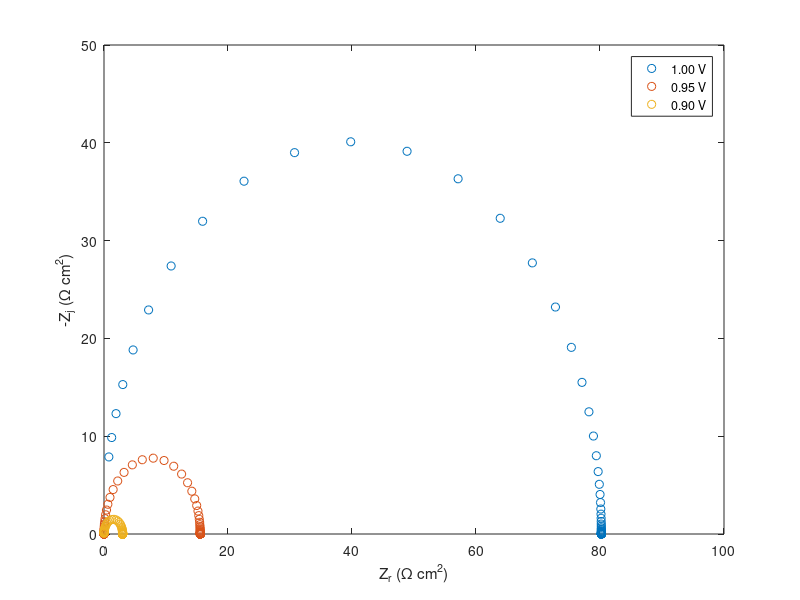
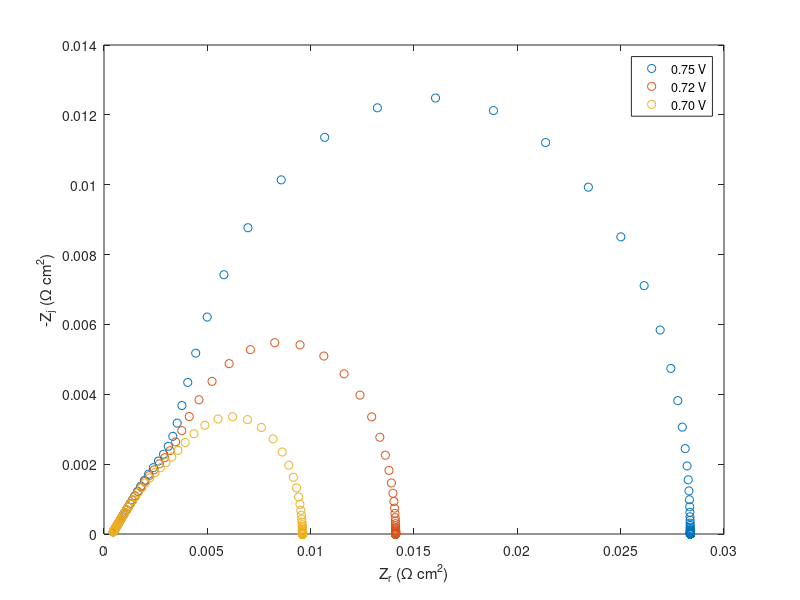
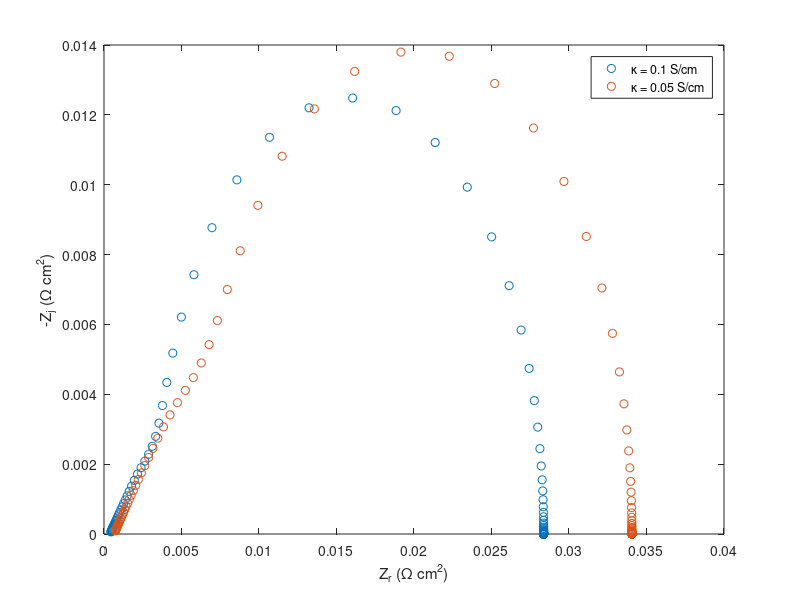
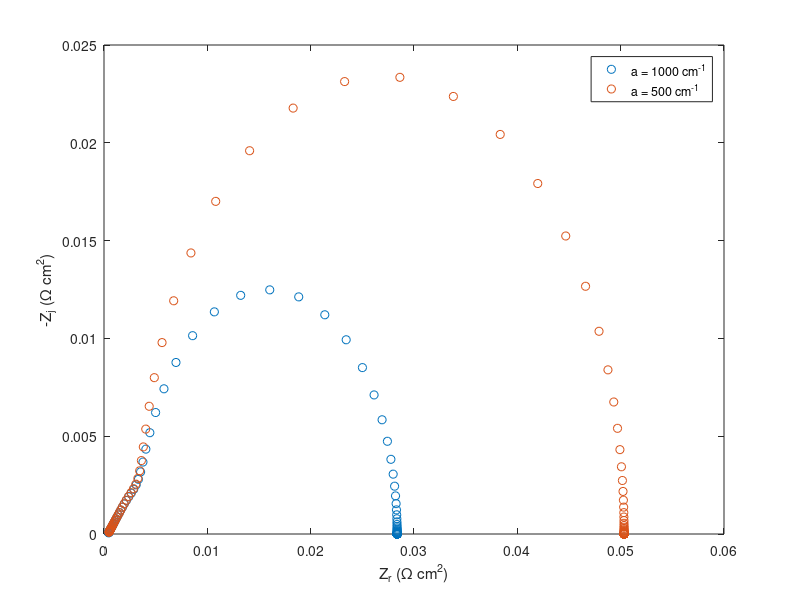

Source code (MATLAB) for these figures, in order:
figure
load Zf_1V
plot(-real(Z),-imag(Z),'o')
hold on
load Zf_095V
plot(-real(Z),-imag(Z),'o')
load Zf_09V
plot(-real(Z),-imag(Z),'o')
xlabel('Z_r (\Omega cm^2)')
ylabel('-Z_j (\Omega cm^2)')
legend('1.00 V', '0.95 V', '0.90 V','location','best')

figure
load Zf_075V
plot(-real(Z),-imag(Z),'o')
hold on
load Zf_072V
plot(-real(Z),-imag(Z),'o')
load Zf_07V
plot(-real(Z),-imag(Z),'o')
xlabel('Z_r (\Omega cm^2)')
ylabel('-Z_j (\Omega cm^2)')
legend('0.75 V', '0.72 V', '0.70 V','location','best')

figure
load Zf_kappa10.mat
plot(-real(Z),-imag(Z),'o')
hold on
load Zf_kappa05.mat
plot(-real(Z),-imag(Z),'o')
xlabel('Z_r (\Omega cm^2)')
ylabel('-Z_j (\Omega cm^2)')
legend('\kappa = 0.1 S/cm','\kappa = 0.05 S/cm','location','best')

figure
load Zf_a1000.mat
plot(-real(Z),-imag(Z),'o')
hold on
load Zf_a500.mat
plot(-real(Z),-imag(Z),'o')
xlabel('Z_r (\Omega cm^2)')
ylabel('-Z_j (\Omega cm^2)')
legend('a = 1000 cm^{-1}','a = 500 cm^{-1}','location','best')







